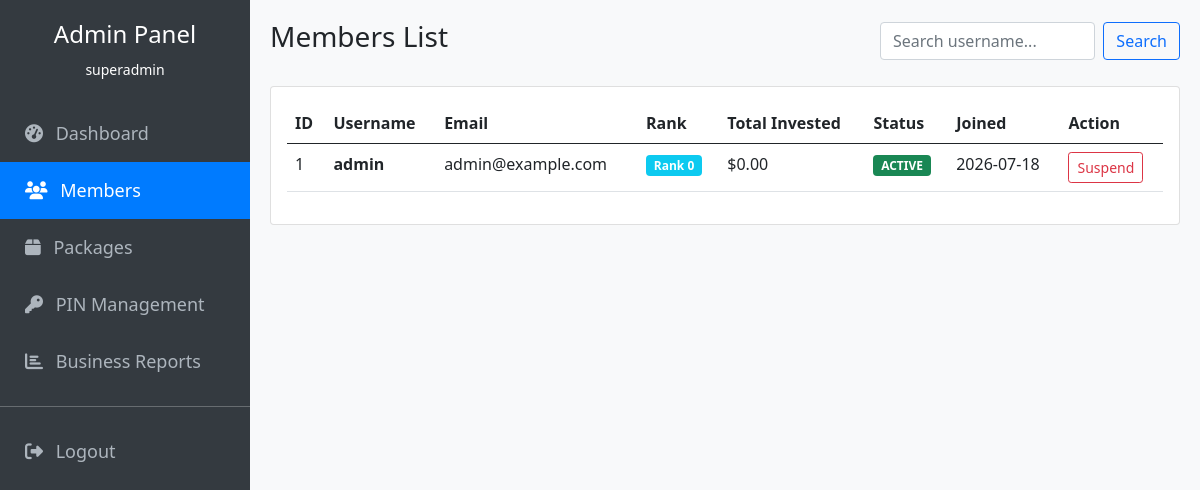
Screenshot of /admin/members.php (signed in) with the database file from the repository.
### tables this page shows
CREATE TABLE IF NOT EXISTS `users` (
  `id` INT AUTO_INCREMENT PRIMARY KEY,
  `username` VARCHAR(50) UNIQUE NOT NULL,
  `full_name` VARCHAR(100) DEFAULT NULL,
  `phone` VARCHAR(20) DEFAULT NULL,
  `address` TEXT DEFAULT NULL,
  `post_office_number` VARCHAR(20) DEFAULT NULL,
  `state` VARCHAR(100) DEFAULT NULL,
  `country` VARCHAR(100) DEFAULT NULL,
  `email` VARCHAR(100) UNIQUE NOT NULL,
  `password` VARCHAR(255) NOT NULL,
  `sponsor_id` INT DEFAULT NULL,
  `placement_id` INT DEFAULT NULL,
  `position` ENUM('left', 'right') DEFAULT NULL,
  `rank_id` INT DEFAULT 0,
  `total_investment` DECIMAL(15, 2) DEFAULT 0.00,
  `left_leg_business` DECIMAL(15, 2) DEFAULT 0.00,
  `right_leg_business` DECIMAL(15, 2) DEFAULT 0.00,
  `rank_income_days` INT DEFAULT 0,
  `status` ENUM('active', 'inactive', 'suspended') DEFAULT 'active',
  `created_at` TIMESTAMP DEFAULT CURRENT_TIMESTAMP,
  FOREIGN KEY (`sponsor_id`) REFERENCES `users`(`id`),
  FOREIGN KEY (`placement_id`) REFERENCES `users`(`id`)
);

### admin/members.php (the view, shortened to what this page needs)
<?php
include __DIR__ . '/includes/header.php';
$search = $_GET['search'] ?? '';
$query = "SELECT * FROM users WHERE username LIKE ? OR email LIKE ? ORDER BY created_at DESC";
$stmt = $db->prepare($query);
$stmt->execute(["%$search%", "%$search%"]);
$members = $stmt->fetchAll();
?>
<div class="d-flex justify-content-between align-items-center mb-4">
    <h3>Members List</h3>
    <form class="d-flex" style="width: 300px;">
        <input type="text" name="search" class="form-control me-2" placeholder="Search username..." value="<?php echo htmlspecialchars($search); ?>">
        <button type="submit" class="btn btn-outline-primary">Search</button>
    </form>
</div>
<div class="card">
    <div class="card-body">
        <div class="table-responsive">
            <table class="table table-hover">
                <thead>
                    <tr>
                        <th>ID</th>
                        <th>Username</th>
                        <th>Email</th>
                        <th>Rank</th>
                        <th>Total Invested</th>
                        <th>Status</th>
                        <th>Joined</th>
                        <th>Action</th>
                    </tr>
                </thead>
                <tbody>
                    <?php foreach($members as $m): ?>
                    <tr>
                        <td><?php echo $m['id']; ?></td>
                        <td><strong><?php echo $m['username']; ?></strong></td>
                        <td><?php echo $m['email']; ?></td>
                        <td><span class="badge bg-info">Rank <?php echo $m['rank_id']; ?></span></td>
                        <td>$<?php echo number_format($m['total_investment'], 2); ?></td>
                        <td>
                            <span class="badge <?php echo $m['status'] == 'active' ? 'bg-success' : 'bg-danger'; ?>">
                                <?php echo strtoupper($m['status']); ?>
                            </span>
                        </td>
                        <td><?php echo date('Y-m-d', strtotime($m['created_at'])); ?></td>
                        <td>
                            <form method="post" class="d-inline">
                                <?php if($m['status'] == 'active'): ?>
                                    <button type="submit" name="status" value="suspended" class="btn btn-sm btn-outline-danger">Suspend</button>
                                <?php else: ?>
                                    <button type="submit" name="status" value="active" class="btn btn-sm btn-outline-success">Activate</button>
                                <?php endif; ?>
                            </form>
                        </td>
                    </tr>
                    <?php endforeach; ?>
                </tbody>
            </table>
        </div>
    </div>
</div>
<?php include __DIR__ . '/includes/footer.php'; ?>

### admin/includes/header.php (style rules this page uses)
body { background-color: #f8f9fa; }

### rows the page displays
users: id "1", username "admin", email "admin@example.com", rank "0", total_investment "0.00", status "ACTIVE", created_at "2026-07-18", shows "Suspend"

### other values shown
$_SESSION['admin_username'] "superadmin"
